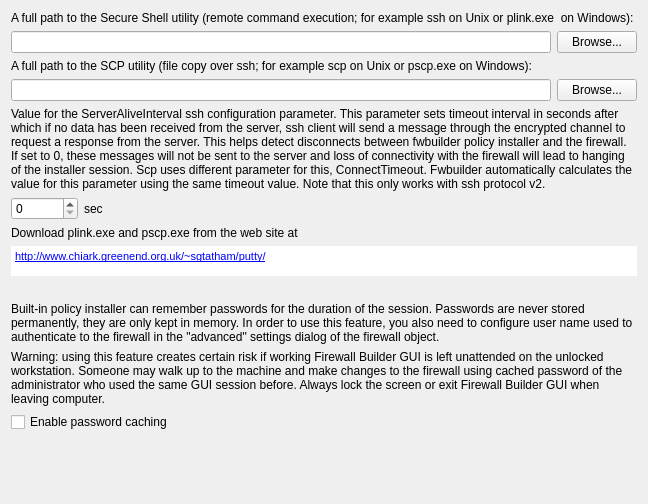
     <widget class="QWidget" name="tabSSH">
      <attribute name="title">
       <string>Installer</string>
      </attribute>
      <layout class="QGridLayout" name="prefs_gridLayout_15">
       <item row="0" column="0" colspan="3">
        <widget class="QLabel" name="textLabel1_5_2">
         <property name="text">
          <string>A full path to the Secure Shell utility (remote command execution; for example ssh on Unix or plink.exe  on Windows):</string>
         </property>
         <property name="alignment">
          <set>Qt::AlignmentFlag::AlignVCenter</set>
         </property>
         <property name="wordWrap">
          <bool>true</bool>
         </property>
        </widget>
       </item>
       <item row="1" column="0" colspan="3">
        <layout class="QHBoxLayout" name="horizontalLayout_6">
         <item>
          <widget class="QLineEdit" name="sshPath">
           <property name="minimumSize">
            <size>
             <width>0</width>
             <height>0</height>
            </size>
           </property>
          </widget>
         </item>
         <item>
          <widget class="QPushButton" name="browseForSSH">
           <property name="sizePolicy">
            <sizepolicy hsizetype="Fixed" vsizetype="Fixed">
             <horstretch>0</horstretch>
             <verstretch>0</verstretch>
            </sizepolicy>
           </property>
           <property name="text">
            <string>Browse...</string>
           </property>
          </widget>
         </item>
        </layout>
       </item>
       <item row="2" column="0" colspan="3">
        <widget class="QLabel" name="textLabel1_5_3">
         <property name="text">
          <string>A full path to the SCP utility (file copy over ssh; for example scp on Unix or pscp.exe on Windows):</string>
         </property>
         <property name="alignment">
          <set>Qt::AlignmentFlag::AlignVCenter</set>
         </property>
         <property name="wordWrap">
          <bool>true</bool>
         </property>
        </widget>
       </item>
       <item row="3" column="0" colspan="3">
        <layout class="QHBoxLayout" name="horizontalLayout_7">
         <item>
          <widget class="QLineEdit" name="scpPath">
           <property name="minimumSize">
            <size>
             <width>0</width>
             <height>0</height>
            </size>
           </property>
          </widget>
         </item>
         <item>
          <widget class="QPushButton" name="browseForSCP">
           <property name="sizePolicy">
            <sizepolicy hsizetype="Fixed" vsizetype="Fixed">
             <horstretch>0</horstretch>
             <verstretch>0</verstretch>
            </sizepolicy>
           </property>
           <property name="text">
            <string>Browse...</string>
           </property>
          </widget>
         </item>
        </layout>
       </item>
       <item row="4" column="0" colspan="3">
        <widget class="QLabel" name="label_14">
         <property name="text">
          <string>Value for the ServerAliveInterval ssh configuration parameter. This parameter sets timeout interval in seconds after which if no data has been received from the server, ssh client will send a message through the encrypted channel to request a response from the server. This helps detect disconnects between fwbuilder policy installer and the firewall. If set to 0, these messages will not be sent to the server and loss of connectivity with the firewall will lead to hanging of the installer session. Scp uses different parameter for this, ConnectTimeout. Fwbuilder automatically calculates the value for this parameter using the same timeout value. Note that this only works with ssh protocol v2.</string>
         </property>
         <property name="wordWrap">
          <bool>true</bool>
         </property>
        </widget>
       </item>
       <item row="5" column="0">
        <widget class="QSpinBox" name="sshTimeout">
         <property name="maximum">
          <number>999999</number>
         </property>
        </widget>
       </item>
       <item row="5" column="1">
        <widget class="QLabel" name="label_15">
         <property name="text">
          <string>sec</string>
         </property>
        </widget>
       </item>
       <item row="5" column="2">
        <spacer name="horizontalSpacer_7">
         <property name="orientation">
          <enum>Qt::Orientation::Horizontal</enum>
         </property>
         <property name="sizeHint" stdset="0">
          <size>
           <width>528</width>
           <height>23</height>
          </size>
         </property>
        </spacer>
       </item>
       <item row="6" column="0" colspan="3">
        <widget class="QFrame" name="plink_hint">
         <property name="frameShape">
          <enum>QFrame::Shape::NoFrame</enum>
         </property>
         <property name="frameShadow">
          <enum>QFrame::Shadow::Plain</enum>
         </property>
         <layout class="QGridLayout" name="prefs_gridLayout_14">
          <property name="leftMargin">
           <number>0</number>
          </property>
          <property name="topMargin">
           <number>0</number>
          </property>
          <property name="rightMargin">
           <number>0</number>
          </property>
          <property name="bottomMargin">
           <number>0</number>
          </property>
          <item row="0" column="0">
           <widget class="QLabel" name="label_13">
            <property name="text">
             <string>Download plink.exe and pscp.exe from the web site at</string>
            </property>
           </widget>
          </item>
          <item row="1" column="0">
           <widget class="QTextBrowser" name="plink_hint_url">
            <property name="sizePolicy">
             <sizepolicy hsizetype="Preferred" vsizetype="Fixed">
              <horstretch>0</horstretch>
              <verstretch>0</verstretch>
             </sizepolicy>
            </property>
            <property name="minimumSize">
             <size>
              <width>0</width>
              <height>30</height>
             </size>
            </property>
            <property name="maximumSize">
             <size>
              <width>16777215</width>
              <height>30</height>
             </size>
            </property>
            <property name="autoFillBackground">
             <bool>true</bool>
            </property>
            <property name="frameShape">
             <enum>QFrame::Shape::NoFrame</enum>
            </property>
            <property name="frameShadow">
             <enum>QFrame::Shadow::Plain</enum>
            </property>
            <property name="html">
             <string>&lt;!DOCTYPE HTML PUBLIC &quot;-//W3C//DTD HTML 4.0//EN&quot; &quot;http://www.w3.org/TR/REC-html40/strict.dtd&quot;&gt;
&lt;html&gt;&lt;head&gt;&lt;meta name=&quot;qrichtext&quot; content=&quot;1&quot; /&gt;&lt;meta charset=&quot;utf-8&quot; /&gt;&lt;style type=&quot;text/css&quot;&gt;
p, li { white-space: pre-wrap; }
hr { height: 1px; border-width: 0; }
li.unchecked::marker { content: &quot;\2610&quot;; }
li.checked::marker { content: &quot;\2612&quot;; }
&lt;/style&gt;&lt;/head&gt;&lt;body style=&quot; font-family:'Liberation Sans'; font-size:11pt; font-weight:400; font-style:normal;&quot;&gt;
&lt;p style=&quot; margin-top:0px; margin-bottom:0px; margin-left:0px; margin-right:0px; -qt-block-indent:0; text-indent:0px;&quot;&gt;&lt;a href=&quot;http://www.chiark.greenend.org.uk/~sgtatham/putty/&quot;&gt;&lt;span style=&quot; font-family:'Lucida Grande'; font-size:8pt; text-decoration: underline; color:#0000ff;&quot;&gt;http://www.chiark.greenend.org.uk/~sgtatham/putty/&lt;/span&gt;&lt;/a&gt;&lt;/p&gt;&lt;/body&gt;&lt;/html&gt;</string>
            </property>
            <property name="acceptRichText">
             <bool>true</bool>
            </property>
            <property name="openExternalLinks">
             <bool>true</bool>
            </property>
           </widget>
          </item>
         </layout>
        </widget>
       </item>
       <item row="7" column="0" colspan="3">
        <spacer name="verticalSpacer_2">
         <property name="orientation">
          <enum>Qt::Orientation::Vertical</enum>
         </property>
         <property name="sizeType">
          <enum>QSizePolicy::Policy::Fixed</enum>
         </property>
         <property name="sizeHint" stdset="0">
          <size>
           <width>20</width>
           <height>20</height>
          </size>
         </property>
        </spacer>
       </item>
       <item row="8" column="0" colspan="3">
        <widget class="QLabel" name="label_8">
         <property name="text">
          <string>Built-in policy installer can remember passwords for the duration of the session. Passwords are never stored permanently, they are only kept in memory. In order to use this feature, you also need to configure user name used to authenticate to the firewall in the &quot;advanced&quot; settings dialog of the firewall object. </string>
         </property>
         <property name="wordWrap">
          <bool>true</bool>
         </property>
        </widget>
       </item>
       <item row="9" column="0" colspan="3">
        <widget class="QLabel" name="label_12">
         <property name="mouseTracking">
          <bool>false</bool>
         </property>
         <property name="text">
          <string>Warning: using this feature creates certain risk if working Firewall Builder GUI is left unattended on the unlocked workstation. Someone may walk up to the machine and make changes to the firewall using cached password of the administrator who used the same GUI session before. Always lock the screen or exit Firewall Builder GUI when leaving computer.</string>
         </property>
         <property name="wordWrap">
          <bool>true</bool>
         </property>
        </widget>
       </item>
       <item row="10" column="0" colspan="3">
        <widget class="QCheckBox" name="rememberSshPass">
         <property name="toolTip">
          <string>Enable password caching for the duration of the session (passwords
are never stored permanently)</string>
         </property>
         <property name="text">
          <string>Enable password caching</string>
         </property>
        </widget>
       </item>
       <item row="11" column="0" colspan="3">
        <spacer>
         <property name="orientation">
          <enum>Qt::Orientation::Vertical</enum>
         </property>
         <property name="sizeType">
          <enum>QSizePolicy::Policy::Expanding</enum>
         </property>
         <property name="sizeHint" stdset="0">
          <size>
           <width>505</width>
           <height>61</height>
          </size>
         </property>
        </spacer>
       </item>
      </layout>
     </widget>
